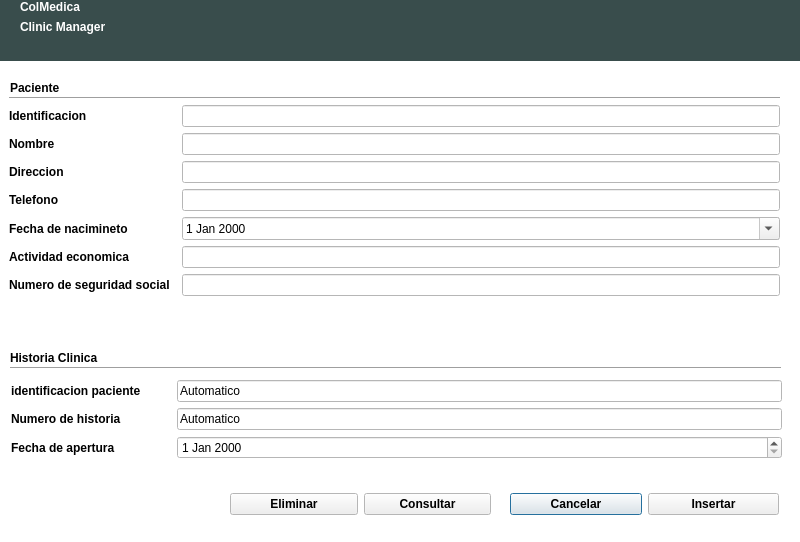
<?xml version="1.0" encoding="UTF-8"?>
<ui version="4.0">
 <class>DialogNuevoPaciente</class>
 <widget class="QDialog" name="DialogNuevoPaciente">
  <property name="geometry">
   <rect>
    <x>0</x>
    <y>0</y>
    <width>800</width>
    <height>542</height>
   </rect>
  </property>
  <property name="palette">
   <palette>
    <active>
     <colorrole role="Base">
      <brush brushstyle="SolidPattern">
       <color alpha="255">
        <red>255</red>
        <green>255</green>
        <blue>255</blue>
       </color>
      </brush>
     </colorrole>
     <colorrole role="Window">
      <brush brushstyle="SolidPattern">
       <color alpha="255">
        <red>255</red>
        <green>255</green>
        <blue>255</blue>
       </color>
      </brush>
     </colorrole>
    </active>
    <inactive>
     <colorrole role="Base">
      <brush brushstyle="SolidPattern">
       <color alpha="255">
        <red>255</red>
        <green>255</green>
        <blue>255</blue>
       </color>
      </brush>
     </colorrole>
     <colorrole role="Window">
      <brush brushstyle="SolidPattern">
       <color alpha="255">
        <red>255</red>
        <green>255</green>
        <blue>255</blue>
       </color>
      </brush>
     </colorrole>
    </inactive>
    <disabled>
     <colorrole role="Base">
      <brush brushstyle="SolidPattern">
       <color alpha="255">
        <red>255</red>
        <green>255</green>
        <blue>255</blue>
       </color>
      </brush>
     </colorrole>
     <colorrole role="Window">
      <brush brushstyle="SolidPattern">
       <color alpha="255">
        <red>255</red>
        <green>255</green>
        <blue>255</blue>
       </color>
      </brush>
     </colorrole>
    </disabled>
   </palette>
  </property>
  <property name="font">
   <font>
    <weight>75</weight>
    <bold>true</bold>
   </font>
  </property>
  <property name="windowTitle">
   <string>Nuevo paciente</string>
  </property>
  <property name="autoFillBackground">
   <bool>true</bool>
  </property>
  <widget class="QWidget" name="widget_2" native="true">
   <property name="geometry">
    <rect>
     <x>0</x>
     <y>0</y>
     <width>801</width>
     <height>61</height>
    </rect>
   </property>
   <property name="palette">
    <palette>
     <active>
      <colorrole role="WindowText">
       <brush brushstyle="SolidPattern">
        <color alpha="255">
         <red>255</red>
         <green>255</green>
         <blue>255</blue>
        </color>
       </brush>
      </colorrole>
      <colorrole role="Base">
       <brush brushstyle="SolidPattern">
        <color alpha="255">
         <red>255</red>
         <green>255</green>
         <blue>255</blue>
        </color>
       </brush>
      </colorrole>
      <colorrole role="Window">
       <brush brushstyle="SolidPattern">
        <color alpha="255">
         <red>57</red>
         <green>77</green>
         <blue>76</blue>
        </color>
       </brush>
      </colorrole>
     </active>
     <inactive>
      <colorrole role="WindowText">
       <brush brushstyle="SolidPattern">
        <color alpha="255">
         <red>255</red>
         <green>255</green>
         <blue>255</blue>
        </color>
       </brush>
      </colorrole>
      <colorrole role="Base">
       <brush brushstyle="SolidPattern">
        <color alpha="255">
         <red>255</red>
         <green>255</green>
         <blue>255</blue>
        </color>
       </brush>
      </colorrole>
      <colorrole role="Window">
       <brush brushstyle="SolidPattern">
        <color alpha="255">
         <red>57</red>
         <green>77</green>
         <blue>76</blue>
        </color>
       </brush>
      </colorrole>
     </inactive>
     <disabled>
      <colorrole role="WindowText">
       <brush brushstyle="SolidPattern">
        <color alpha="255">
         <red>159</red>
         <green>158</green>
         <blue>158</blue>
        </color>
       </brush>
      </colorrole>
      <colorrole role="Base">
       <brush brushstyle="SolidPattern">
        <color alpha="255">
         <red>57</red>
         <green>77</green>
         <blue>76</blue>
        </color>
       </brush>
      </colorrole>
      <colorrole role="Window">
       <brush brushstyle="SolidPattern">
        <color alpha="255">
         <red>57</red>
         <green>77</green>
         <blue>76</blue>
        </color>
       </brush>
      </colorrole>
     </disabled>
    </palette>
   </property>
   <property name="autoFillBackground">
    <bool>true</bool>
   </property>
   <widget class="QWidget" name="widget_3" native="true">
    <property name="geometry">
     <rect>
      <x>590</x>
      <y>10</y>
      <width>41</width>
      <height>41</height>
     </rect>
    </property>
    <property name="contextMenuPolicy">
     <enum>Qt::NoContextMenu</enum>
    </property>
    <property name="autoFillBackground">
     <bool>false</bool>
    </property>
    <property name="styleSheet">
     <string notr="true">image: url(:/Iconos/user_big.png);</string>
    </property>
   </widget>
   <widget class="QWidget" name="layoutWidget_3">
    <property name="geometry">
     <rect>
      <x>20</x>
      <y>0</y>
      <width>162</width>
      <height>62</height>
     </rect>
    </property>
    <layout class="QFormLayout" name="formLayout_4">
     <item row="0" column="0">
      <widget class="QLabel" name="label_7">
       <property name="styleSheet">
        <string notr="true">font: 30pt &quot;Ubuntu Condensed&quot;;
color: rgb(255, 255, 255);</string>
       </property>
       <property name="text">
        <string>ColMedica</string>
       </property>
      </widget>
     </item>
     <item row="1" column="0">
      <widget class="QLabel" name="label_8">
       <property name="text">
        <string>Clinic Manager</string>
       </property>
      </widget>
     </item>
    </layout>
   </widget>
  </widget>
  <widget class="QWidget" name="layoutWidget">
   <property name="geometry">
    <rect>
     <x>11</x>
     <y>380</y>
     <width>771</width>
     <height>89</height>
    </rect>
   </property>
   <layout class="QFormLayout" name="formLayout">
    <item row="0" column="0">
     <widget class="QLabel" name="labelIdentificacionPaciente">
      <property name="text">
       <string>identificacion paciente         </string>
      </property>
     </widget>
    </item>
    <item row="0" column="1">
     <widget class="QLineEdit" name="lineEditIdentificacionPaciente">
      <property name="font">
       <font>
        <weight>50</weight>
        <bold>false</bold>
       </font>
      </property>
      <property name="text">
       <string>Automatico</string>
      </property>
      <property name="readOnly">
       <bool>true</bool>
      </property>
     </widget>
    </item>
    <item row="1" column="0">
     <widget class="QLabel" name="labelNumeroDeHistoria">
      <property name="text">
       <string>Numero de historia</string>
      </property>
     </widget>
    </item>
    <item row="1" column="1">
     <widget class="QLineEdit" name="lineEditNumeroDeHistoria">
      <property name="font">
       <font>
        <weight>50</weight>
        <bold>false</bold>
       </font>
      </property>
      <property name="text">
       <string>Automatico</string>
      </property>
      <property name="readOnly">
       <bool>true</bool>
      </property>
     </widget>
    </item>
    <item row="2" column="0">
     <widget class="QLabel" name="labelFechaDeApertura">
      <property name="text">
       <string>Fecha de apertura </string>
      </property>
     </widget>
    </item>
    <item row="2" column="1">
     <widget class="QDateEdit" name="dateEditFechaApertura">
      <property name="font">
       <font>
        <weight>50</weight>
        <bold>false</bold>
       </font>
      </property>
     </widget>
    </item>
   </layout>
  </widget>
  <widget class="QLabel" name="labelPaciente">
   <property name="geometry">
    <rect>
     <x>10</x>
     <y>80</y>
     <width>81</width>
     <height>16</height>
    </rect>
   </property>
   <property name="text">
    <string>Paciente</string>
   </property>
  </widget>
  <widget class="QWidget" name="layoutWidget_2">
   <property name="geometry">
    <rect>
     <x>510</x>
     <y>490</y>
     <width>269</width>
     <height>29</height>
    </rect>
   </property>
   <layout class="QGridLayout" name="gridLayout">
    <item row="0" column="0">
     <widget class="QPushButton" name="pushButtonCancelar">
      <property name="text">
       <string>Cancelar</string>
      </property>
     </widget>
    </item>
    <item row="0" column="1">
     <widget class="QPushButton" name="pushButtonInsertar">
      <property name="text">
       <string>Insertar</string>
      </property>
     </widget>
    </item>
   </layout>
  </widget>
  <widget class="QWidget" name="layoutWidget_4">
   <property name="geometry">
    <rect>
     <x>9</x>
     <y>105</y>
     <width>771</width>
     <height>227</height>
    </rect>
   </property>
   <layout class="QFormLayout" name="formLayout_2">
    <item row="0" column="0">
     <widget class="QLabel" name="labelIdentificacion">
      <property name="text">
       <string>Identificacion</string>
      </property>
     </widget>
    </item>
    <item row="0" column="1">
     <widget class="QLineEdit" name="lineEditIdentificacion">
      <property name="font">
       <font>
        <weight>50</weight>
        <bold>false</bold>
       </font>
      </property>
     </widget>
    </item>
    <item row="1" column="0">
     <widget class="QLabel" name="labelNombre">
      <property name="text">
       <string>Nombre</string>
      </property>
     </widget>
    </item>
    <item row="1" column="1">
     <widget class="QLineEdit" name="lineEditNombre">
      <property name="font">
       <font>
        <weight>50</weight>
        <bold>false</bold>
       </font>
      </property>
     </widget>
    </item>
    <item row="2" column="0">
     <widget class="QLabel" name="labelDireccion">
      <property name="text">
       <string>Direccion</string>
      </property>
     </widget>
    </item>
    <item row="2" column="1">
     <widget class="QLineEdit" name="lineEditDireccion">
      <property name="font">
       <font>
        <weight>50</weight>
        <bold>false</bold>
       </font>
      </property>
     </widget>
    </item>
    <item row="3" column="0">
     <widget class="QLabel" name="labelTelefono">
      <property name="text">
       <string>Telefono</string>
      </property>
     </widget>
    </item>
    <item row="3" column="1">
     <widget class="QLineEdit" name="lineEditTelefono">
      <property name="font">
       <font>
        <weight>50</weight>
        <bold>false</bold>
       </font>
      </property>
     </widget>
    </item>
    <item row="4" column="0">
     <widget class="QLabel" name="labelFechaDeNacimiento">
      <property name="text">
       <string>Fecha de nacimineto</string>
      </property>
     </widget>
    </item>
    <item row="5" column="0">
     <widget class="QLabel" name="labelActividadEconomica">
      <property name="text">
       <string>Actividad economica              </string>
      </property>
     </widget>
    </item>
    <item row="5" column="1">
     <widget class="QLineEdit" name="lineEditActividadEconomica">
      <property name="font">
       <font>
        <weight>50</weight>
        <bold>false</bold>
       </font>
      </property>
     </widget>
    </item>
    <item row="6" column="0">
     <widget class="QLabel" name="labelNumeroDeSeguridadSocial">
      <property name="text">
       <string>Numero de seguridad social</string>
      </property>
     </widget>
    </item>
    <item row="6" column="1">
     <widget class="QLineEdit" name="lineEditNumeroDeSeguridadSocial">
      <property name="font">
       <font>
        <weight>50</weight>
        <bold>false</bold>
       </font>
      </property>
     </widget>
    </item>
    <item row="4" column="1">
     <widget class="QDateEdit" name="dateEditFechaNacimiento">
      <property name="font">
       <font>
        <weight>50</weight>
        <bold>false</bold>
       </font>
      </property>
      <property name="calendarPopup">
       <bool>true</bool>
      </property>
     </widget>
    </item>
   </layout>
  </widget>
  <widget class="QWidget" name="layoutWidget_5">
   <property name="geometry">
    <rect>
     <x>230</x>
     <y>490</y>
     <width>261</width>
     <height>29</height>
    </rect>
   </property>
   <layout class="QGridLayout" name="gridLayout_2">
    <item row="0" column="1">
     <widget class="QPushButton" name="pushButtonConsultar">
      <property name="text">
       <string>Consultar</string>
      </property>
     </widget>
    </item>
    <item row="0" column="0">
     <widget class="QPushButton" name="pushButtonEliminar">
      <property name="text">
       <string>Eliminar</string>
      </property>
     </widget>
    </item>
   </layout>
  </widget>
  <widget class="Line" name="line_2">
   <property name="geometry">
    <rect>
     <x>10</x>
     <y>360</y>
     <width>771</width>
     <height>16</height>
    </rect>
   </property>
   <property name="orientation">
    <enum>Qt::Horizontal</enum>
   </property>
  </widget>
  <widget class="Line" name="line">
   <property name="geometry">
    <rect>
     <x>9</x>
     <y>90</y>
     <width>771</width>
     <height>16</height>
    </rect>
   </property>
   <property name="orientation">
    <enum>Qt::Horizontal</enum>
   </property>
  </widget>
  <widget class="QLabel" name="labelHistoriaClinica">
   <property name="geometry">
    <rect>
     <x>10</x>
     <y>350</y>
     <width>131</width>
     <height>16</height>
    </rect>
   </property>
   <property name="text">
    <string>Historia Clinica</string>
   </property>
  </widget>
 </widget>
 <resources/>
 <connections/>
</ui>
